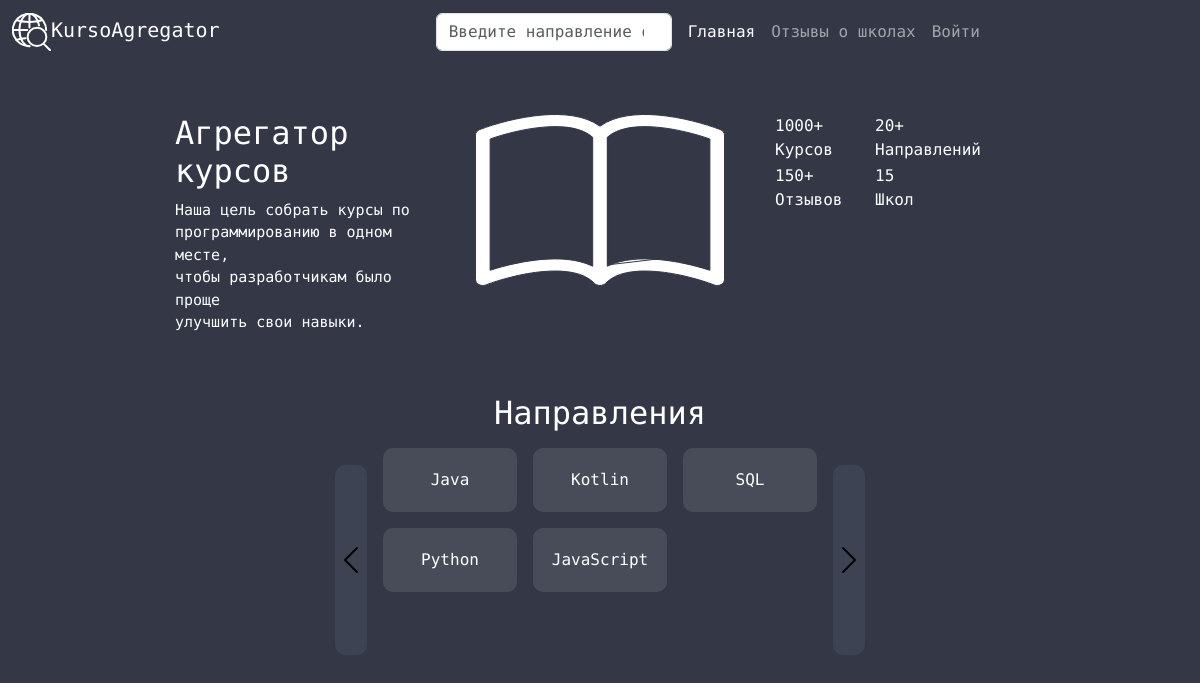
The page / on the database its author committed.
### app/models.py (models this page shows, shortened)
class Technology(db.Model):
    id = db.Column(db.Integer, primary_key=True)
    title = db.Column(db.String(128), nullable=False)

### app/main/routes.py (the view)
@bp.route('/', methods=['GET'])
def index():
    languages = [i.title for i in Technology.query.all()]
    languages = languages[0:9]
    return render_template('main/main.html', languages=languages)

### app/templates/main/main.html (shortened to what this page needs)
{% extends 'base.html' %}
{% block content %}
<link href="{{ url_for('static', filename='style/main.css', v=1) }} }}" rel="stylesheet">
<main>
    <div class="main">
        <div class="left">
            <h2 style="color: white">Агрегатор курсов</h2>
            <p>Наша цель собрать курсы по</p>
            <p>программированию в одном месте,</p>
            <p>чтобы разработчикам было проще</p>
            <p>улучшить свои навыки.</p>
        </div>
        <div class="center">
            <img src="{{ url_for('static', filename='icon/book.svg') }}" alt="Книга">
        </div>
        <div class="right">
            <p>1000+<br/>Курсов</p>
            <p>20+<br/>Направлений</p>
            <p>150+<br/>Отзывов</p>
            <p>15<br/>Школ</p>
        </div>
    </div>
    <div class="toggler">
        <h2>Направления</h2>
        <div class="grid">
            <a href="#" class="arrow_left"><img  src="{{ url_for('static', filename='icon/chevron-left.svg') }}" width="32" alt="Предыдущие категории"></a>
            <div class="grid_center">
                <div class="grid_dir">
                    {% for language in languages %}
                    <form action="{{ url_for('main.courses') }}" method="GET">
                        <button type="submit"> {{ language }}</button>
                    </form>
                    {% endfor %}
                </div>
            </div>
            <a href="#" class="arrow_right"><img src="{{ url_for('static', filename='icon/chevron-right.svg') }}" width="32" alt="Следующие категории"></a>
        </div>
    </div>
</main>
{% endblock %}

### app/static/style/base.css (style rules this page uses)
body { background-color: rgba(51, 55, 70, 1); font-family: 'Roboto Mono', monospace; }
* { color: white; }

### app/static/style/main.css (style rules this page uses)
.main { display: flex; justify-content: center; align-content: center; flex-wrap: wrap; margin-top: 50px; }
main { display: flex; justify-content: center; align-content: center; flex-wrap: wrap; flex-direction: column; }
.right { display: grid; grid-template-columns: 100px 100px; grid-template-rows: 50px 50px; margin-left: 50px; width: 250px; }
.left { margin-right: 50px; width: 250px; }
.left > p { margin-bottom: 0; font-size: 15px; }
.arrow_left, .arrow_right { display: flex; flex-direction: column; justify-content: center; margin: 25px 8px 25px 8px; background-color: rgba(62, 67, 84, 1); border-radius: 10px; }
.grid { display: flex; justify-content: center; }
.toggler { margin-top: 5%; display: flex; justify-content: center; flex-direction: column; align-content: center; }
.grid_center { display: flex; justify-content: center; }
.toggler h2 { display: flex; justify-content: center; }
.grid_dir { display: grid; grid-template-columns: 150px 150px 150px; grid-template-rows: 80px 80px 80px; text-align: center; }
.grid_dir form { display: flex; align-items: center; justify-content: center; background-color: rgba(72, 76, 89, 1); border-radius: 10px; margin: 8px; text-align: center; text-decoration: none; color: white; }
button, input[type="submit"], input[type="reset"] { background: none; color: inherit; border: none; padding: 0; font: inherit; cursor: pointer; outline: inherit; }

### rows shown on the page
Technology: title "Java"
Technology: title "Kotlin"
Technology: title "SQL"
Technology: title "Python"
Technology: title "JavaScript"
